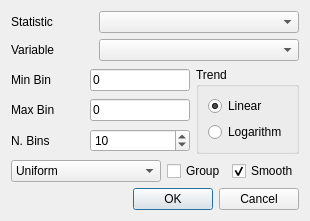
<?xml version="1.0" encoding="UTF-8"?>
<ui version="4.0">
 <class>Dialog</class>
 <widget class="QDialog" name="Dialog">
  <property name="geometry">
   <rect>
    <x>0</x>
    <y>0</y>
    <width>295</width>
    <height>215</height>
   </rect>
  </property>
  <property name="windowTitle">
   <string>Binning Data</string>
  </property>
  <layout class="QVBoxLayout" name="verticalLayout_2">
   <item>
    <layout class="QHBoxLayout" name="horizontalLayout_4">
     <item>
      <widget class="QLabel" name="label_4">
       <property name="text">
        <string>Statistic</string>
       </property>
      </widget>
     </item>
     <item>
      <widget class="QComboBox" name="statisticcomboBox">
       <property name="minimumSize">
        <size>
         <width>200</width>
         <height>0</height>
        </size>
       </property>
      </widget>
     </item>
    </layout>
   </item>
   <item>
    <layout class="QHBoxLayout" name="horizontalLayout_5">
     <item>
      <widget class="QLabel" name="label_5">
       <property name="text">
        <string>Variable</string>
       </property>
      </widget>
     </item>
     <item>
      <widget class="QComboBox" name="variablecomboBox">
       <property name="minimumSize">
        <size>
         <width>200</width>
         <height>0</height>
        </size>
       </property>
      </widget>
     </item>
    </layout>
   </item>
   <item>
    <layout class="QHBoxLayout" name="horizontalLayout_7">
     <item>
      <layout class="QVBoxLayout" name="verticalLayout">
       <item>
        <layout class="QHBoxLayout" name="horizontalLayout">
         <item>
          <widget class="QLabel" name="label">
           <property name="text">
            <string>Min Bin</string>
           </property>
          </widget>
         </item>
         <item>
          <widget class="QLineEdit" name="minlineEdit">
           <property name="minimumSize">
            <size>
             <width>100</width>
             <height>0</height>
            </size>
           </property>
           <property name="maximumSize">
            <size>
             <width>100</width>
             <height>16777215</height>
            </size>
           </property>
           <property name="text">
            <string>0</string>
           </property>
          </widget>
         </item>
        </layout>
       </item>
       <item>
        <layout class="QHBoxLayout" name="horizontalLayout_2">
         <item>
          <widget class="QLabel" name="label_2">
           <property name="text">
            <string>Max Bin</string>
           </property>
          </widget>
         </item>
         <item>
          <widget class="QLineEdit" name="maxlineEdit">
           <property name="minimumSize">
            <size>
             <width>100</width>
             <height>0</height>
            </size>
           </property>
           <property name="maximumSize">
            <size>
             <width>100</width>
             <height>16777215</height>
            </size>
           </property>
           <property name="text">
            <string>0</string>
           </property>
          </widget>
         </item>
        </layout>
       </item>
       <item>
        <layout class="QHBoxLayout" name="horizontalLayout_3">
         <item>
          <widget class="QLabel" name="label_3">
           <property name="text">
            <string>N. Bins</string>
           </property>
          </widget>
         </item>
         <item>
          <widget class="QSpinBox" name="spinBox">
           <property name="minimumSize">
            <size>
             <width>100</width>
             <height>0</height>
            </size>
           </property>
           <property name="maximumSize">
            <size>
             <width>100</width>
             <height>16777215</height>
            </size>
           </property>
           <property name="minimum">
            <number>1</number>
           </property>
           <property name="maximum">
            <number>500</number>
           </property>
           <property name="value">
            <number>10</number>
           </property>
          </widget>
         </item>
        </layout>
       </item>
      </layout>
     </item>
     <item>
      <widget class="QGroupBox" name="groupBox">
       <property name="title">
        <string>Trend</string>
       </property>
       <layout class="QVBoxLayout" name="verticalLayout_3">
        <item>
         <widget class="QRadioButton" name="linearadioButton">
          <property name="text">
           <string>Linear</string>
          </property>
          <property name="checked">
           <bool>true</bool>
          </property>
         </widget>
        </item>
        <item>
         <widget class="QRadioButton" name="logradioButton">
          <property name="text">
           <string>Logarithm</string>
          </property>
         </widget>
        </item>
       </layout>
      </widget>
     </item>
    </layout>
   </item>
   <item>
    <layout class="QHBoxLayout" name="horizontalLayout_6">
     <item>
      <widget class="QComboBox" name="trendcomboBox">
       <property name="minimumSize">
        <size>
         <width>150</width>
         <height>0</height>
        </size>
       </property>
       <property name="maximumSize">
        <size>
         <width>150</width>
         <height>16777215</height>
        </size>
       </property>
       <item>
        <property name="text">
         <string>Uniform</string>
        </property>
       </item>
       <item>
        <property name="text">
         <string>Decreasing</string>
        </property>
       </item>
       <item>
        <property name="text">
         <string>Increasing</string>
        </property>
       </item>
      </widget>
     </item>
     <item>
      <widget class="QCheckBox" name="groupcheckBox">
       <property name="text">
        <string>Group</string>
       </property>
      </widget>
     </item>
     <item>
      <widget class="QCheckBox" name="smoothcheckBox">
       <property name="text">
        <string>Smooth</string>
       </property>
       <property name="checked">
        <bool>true</bool>
       </property>
      </widget>
     </item>
    </layout>
   </item>
   <item>
    <widget class="QDialogButtonBox" name="buttonBox">
     <property name="orientation">
      <enum>Qt::Horizontal</enum>
     </property>
     <property name="standardButtons">
      <set>QDialogButtonBox::Cancel|QDialogButtonBox::Ok</set>
     </property>
    </widget>
   </item>
  </layout>
 </widget>
 <resources/>
 <connections>
  <connection>
   <sender>buttonBox</sender>
   <signal>accepted()</signal>
   <receiver>Dialog</receiver>
   <slot>accept()</slot>
   <hints>
    <hint type="sourcelabel">
     <x>248</x>
     <y>254</y>
    </hint>
    <hint type="destinationlabel">
     <x>157</x>
     <y>274</y>
    </hint>
   </hints>
  </connection>
  <connection>
   <sender>buttonBox</sender>
   <signal>rejected()</signal>
   <receiver>Dialog</receiver>
   <slot>reject()</slot>
   <hints>
    <hint type="sourcelabel">
     <x>316</x>
     <y>260</y>
    </hint>
    <hint type="destinationlabel">
     <x>286</x>
     <y>274</y>
    </hint>
   </hints>
  </connection>
 </connections>
</ui>
